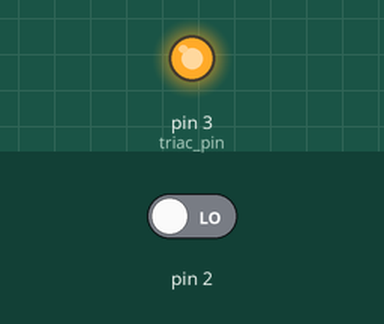
Simulated run of this sketch. Board: Arduino Uno, built with avr-gcc and run on an emulated ATmega328P. Shown: output pins drawn as LEDs (lit = HIGH). The test bench sets the inputs (shaded band); at power-on: pin 2 LOW. What the sketch prints to the serial monitor is not drawn.

Above: at 0.1 s.
At 2.1 s:
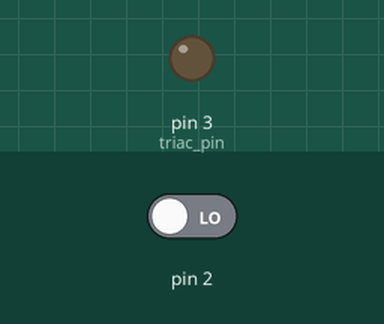
Timing chart, 0 to 3.6 s (numbered marks = the images above):
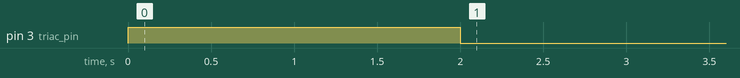

The sketch:

Dimmer_test.ino
```cpp
int triac_pin = 3;  // Digital output to TRIAC
int dimm_time = 8000;  // 8000 = 20% output power
bool zero_cross = 0;
void setup(void) {
  Serial.begin(9600);
  Serial.println("Power on...");
  pinMode(triac_pin, OUTPUT);
  digitalWrite(triac_pin, HIGH);
  delay(2000);
  digitalWrite(triac_pin, LOW);
  Serial.println("Power off...");
  delay(2000);
  Serial.println("Start dimming...");
  attachInterrupt(0, zero_cross_detect, CHANGE);
}

void loop() {

  int i;
  for (i = 39.06255; i <= 10000; i += 39.06255)
  {
    Serial.println(i);
    if (zero_cross) {
    if (true) {
      delayMicroseconds(i);
      digitalWrite(triac_pin, HIGH);
      delayMicroseconds(200);
      digitalWrite(triac_pin, LOW);
      //Serial.print("BEGINNING OF THE LOOP");

    }
    zero_cross = 0;

  }

  delayMicroseconds(10200000000);

  }
  return 0;

  delay(10000);


/*
  if (dimm_time > 8800) {
    dimm_time = 9500;
  }
  if (dimm_time < 1000) {
    dimm_time = 1000;
  }

 */

  if (Serial.available() > 1) {
    int getval = 10000 - (Serial.parseInt() * 100);
    if (getval >= 0 && getval <= 10000) {
      dimm_time = getval;
      Serial.print("Dimm to ");
      Serial.print(100 - (getval / 100));
      Serial.println(" %");
    } else {
      Serial.println("Wrong value!");
    }
    //Serial.print("END OF LOOP -> repeat");
  }

}

void zero_cross_detect() {  // If zero crossing is detected
  zero_cross = 1;
}
```
